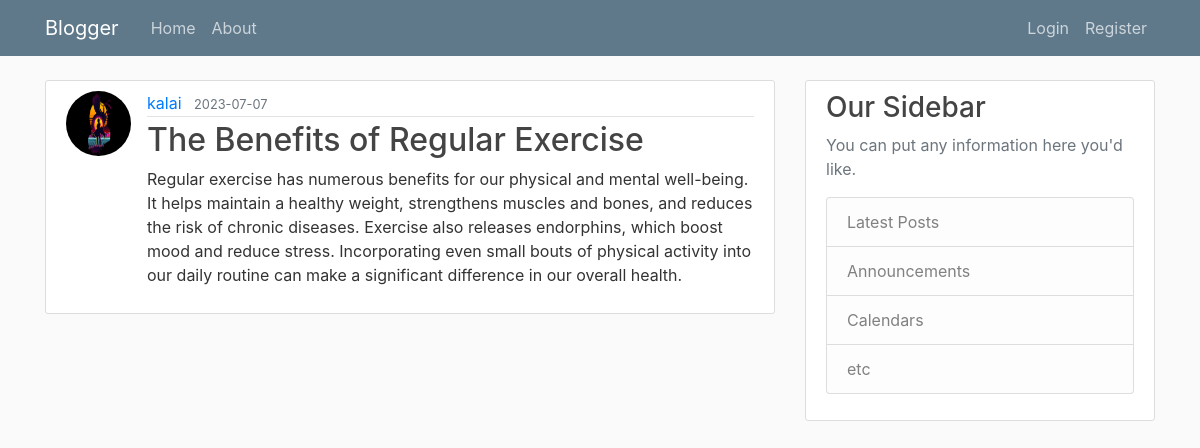
Screenshot of /post/3 with the database file from the repository.
### flaskblog/models.py (models this page shows, shortened)
class User(db.Model, UserMixin):
    id = db.Column(db.Integer, primary_key = True)
    username = db.Column(db.String(20),unique = True, nullable = False)
    email = db.Column(db.String(120),unique = True, nullable = False)
    image_file = db.Column(db.String(120), nullable = False, default='default.jpg')
    password = db.Column(db.String(60), nullable = False)
    posts = db.relationship('Post', backref='author', lazy=True)

class Post(db.Model):
    id = db.Column(db.Integer, primary_key = True)
    title =  db.Column(db.String(120), nullable = False)
    date_posted = db.Column(db.DateTime, nullable=False, default =datetime.utcnow)
    content = db.Column(db.Text, nullable = False)
    user_id = db.Column(db.Integer, db.ForeignKey('user.id'), nullable = False)

### flaskblog/routes.py (the view)
@app.route('/post/<int:post_id>')
def post(post_id):
    post = Post.query.get_or_404(post_id)
    return render_template('post.html',title='post.title',post=post)

### flaskblog/templates/post.html (shortened to what this page needs)
{% extends 'base.html' %}
{% block content %}
    <article class="media content-section">
      <img class = "rounded-circle article-img" src="{{url_for('static', filename='profile_pic/' + post.author.image_file) }}" >
        <div class="media-body">
          <div class="article-metadata">
            <a class="mr-2" href="{url_for('user_post',username=post.author.username)}}">{{ post.author.username }}</a>
            <small class="text-muted">{{ post.date_posted.strftime('%Y-%m-%d') }}</small>
          </div>
          <h2 class="article-title"  >{{ post.title }}</h2>
          <p class="article-content">{{ post.content }}</p>
        </div>
    </article>
{% endblock %}

### flaskblog/static/main.css (style rules this page uses)
body { background: #fafafa; color: #333333; margin-top: 5rem; }
h1, h2, h3, h4, h5, h6 { color: #444444; }
.content-section { background: #ffffff; padding: 10px 20px; border: 1px solid #dddddd; border-radius: 3px; margin-bottom: 20px; }
.article-title { color: #444444; }
.article-content { white-space: pre-line; }
.article-img { height: 65px; width: 65px; margin-right: 16px; }
.article-metadata { padding-bottom: 1px; margin-bottom: 4px; border-bottom: 1px solid #e3e3e3 }

### rows the page displays
User: image_file (picture), author.username "kalai"
Post: date_posted "2023-07-07", title "The Benefits of Regular Exercise", content "Regular exercise has numerous benefits for our physical and mental well-being. It helps maintain a healthy weight, strengthens muscles and bones, and reduces the risk of chronic diseases. Exercise also releases endorphins, which boost mood and reduce stress. Incorporating even small bouts of physical activity into our daily routine can make a significant difference in our overall health."
